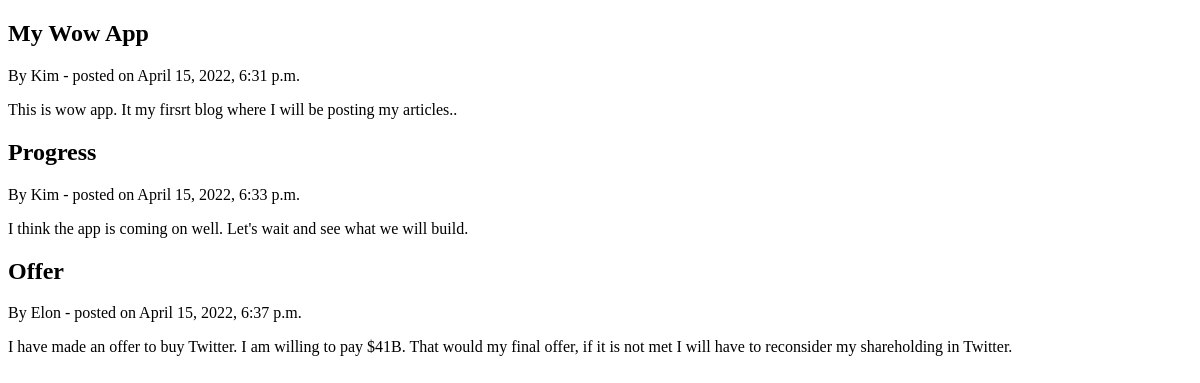
Before: / with the older database file.
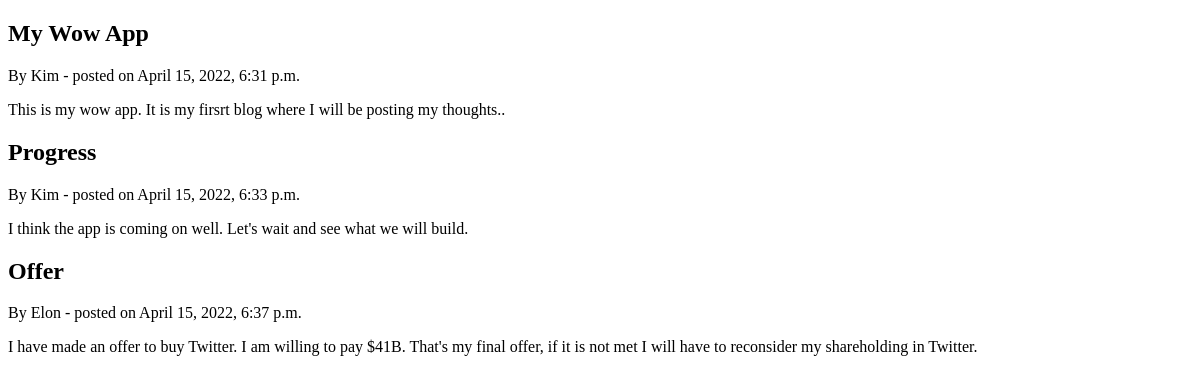
After: the same page with the newer database file.
### blogapp/models.py (models this page shows, shortened)
class Post(models.Model):
    title = models.CharField(max_length=100)
    content = models.TextField()
    date_posted = models.DateTimeField(default=timezone.now)
    author = models.ForeignKey(User, on_delete=models.CASCADE)

### blogapp/views.py (the view)
# urls.py: 2. Add a URL to urlpatterns:  path('', views.home, name='home')
def home(request):
    context = {
        'posts': Post.objects.all()
    }
    return render(request, 'blogapp/home.html', context)

### blogapp/templates/blogapp/home.html (shortened to what this page needs)
<!DOCTYPE html>
<html lang="en">
<head>
</head>
<body>
     {% for post in posts %}
          <h2>{{post.title}}</h2>
          <p>By {{post.author}} - posted on {{post.date_posted}}</p>
          <p>{{post.content}}</p>
     {% endfor %}
</body>
</html>

Changed rows visible on the page:
changed Post "My Wow App": content "This is wow app. It my firsrt blog where I will be posting my articles.." → "This is my wow app. It is my firsrt blog where I will be posting my thoughts.."
changed Post "Offer": content "I have made an offer to buy Twitter. I am willing to pay $41B. That would my final offer, if it is not met I will have to reconsider my shareholding in Twitter." → "I have made an offer to buy Twitter. I am willing to pay $41B. That's my final offer, if it is not met I will have to reconsider my shareholding in Twitter."
